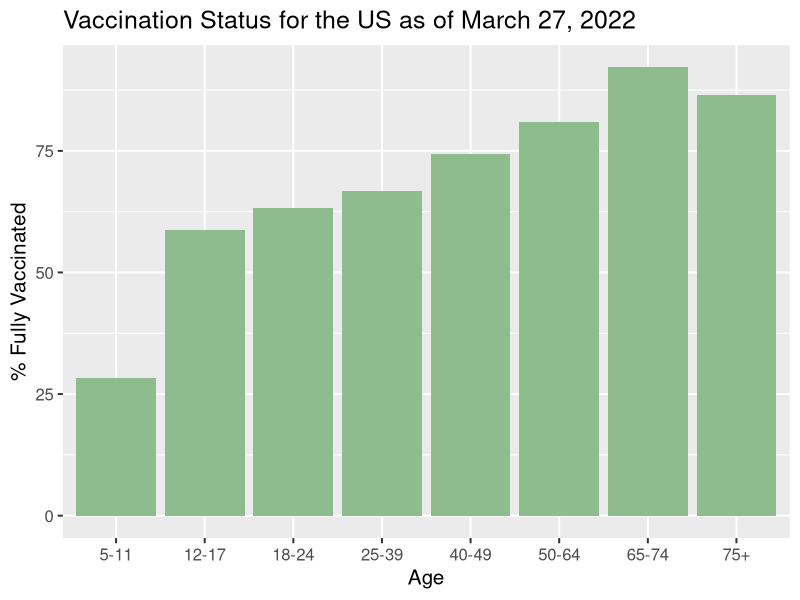
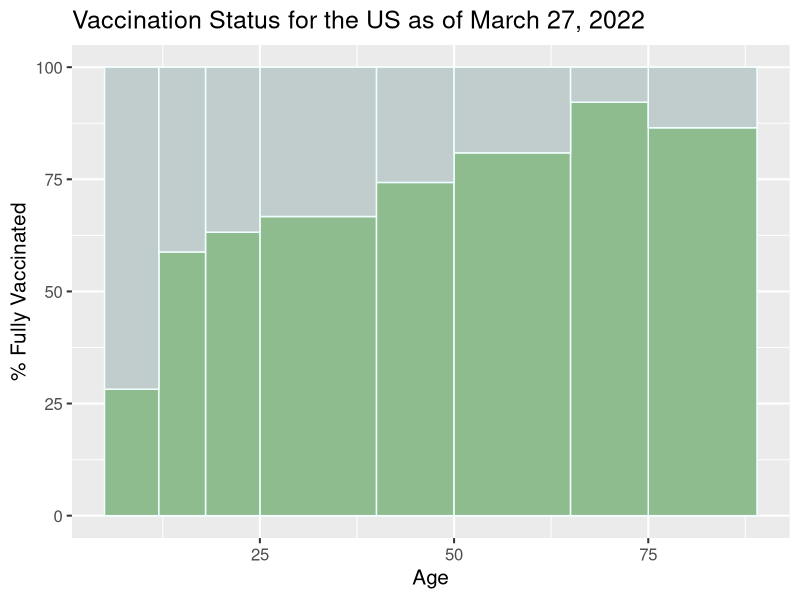
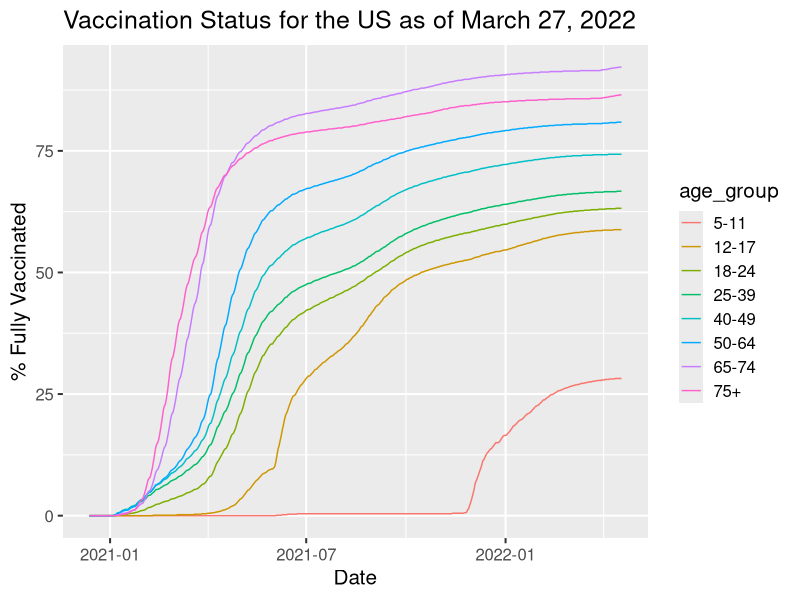
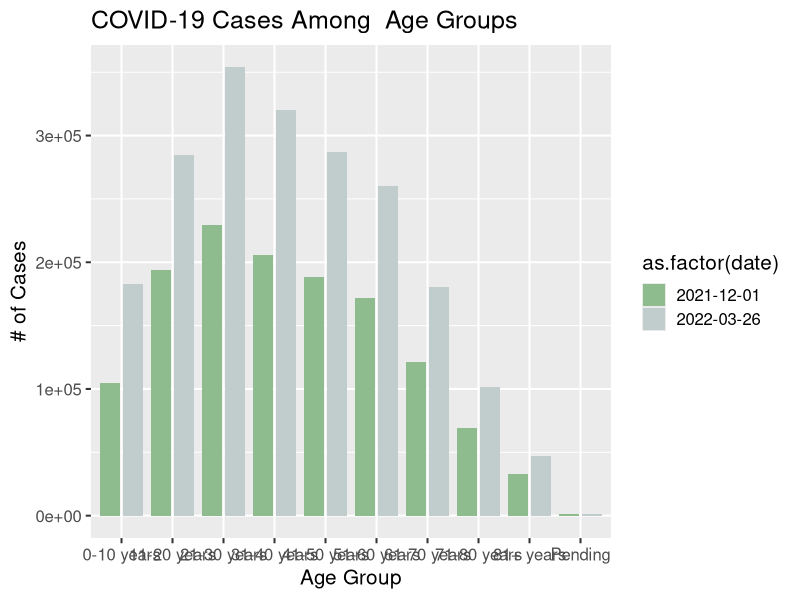
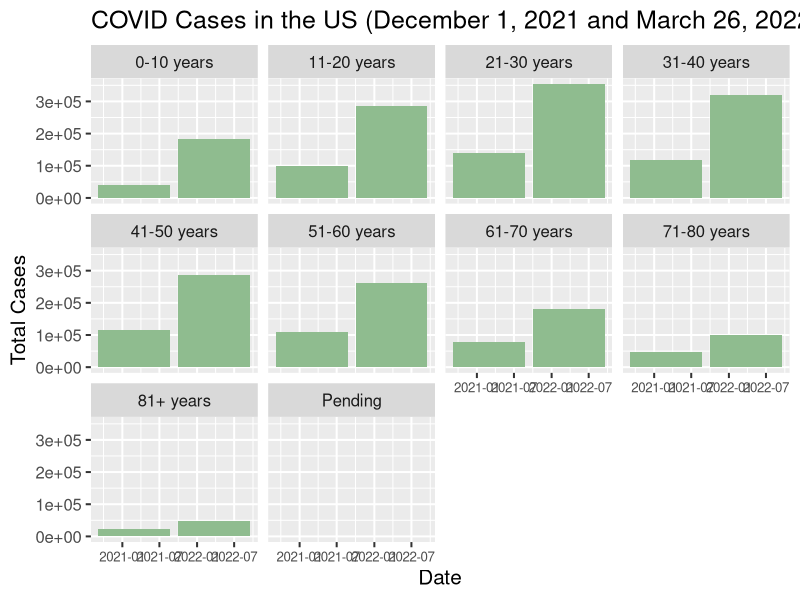
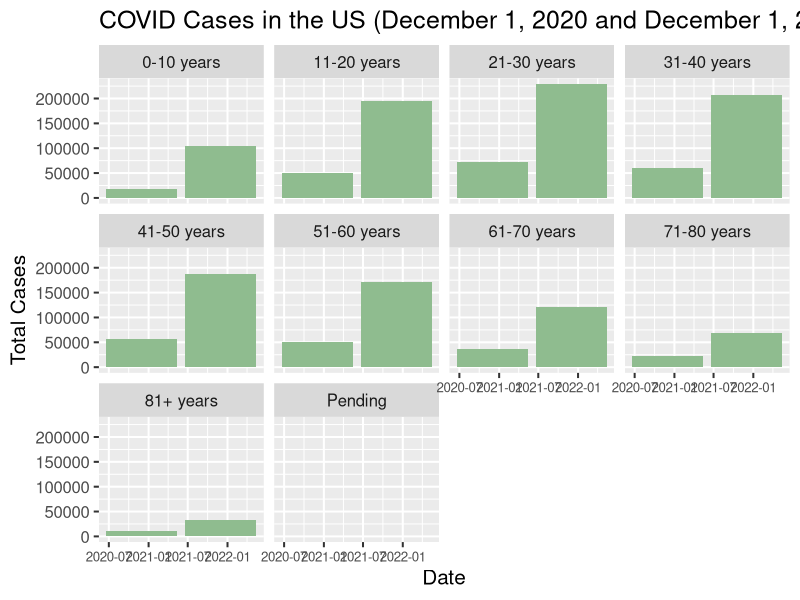
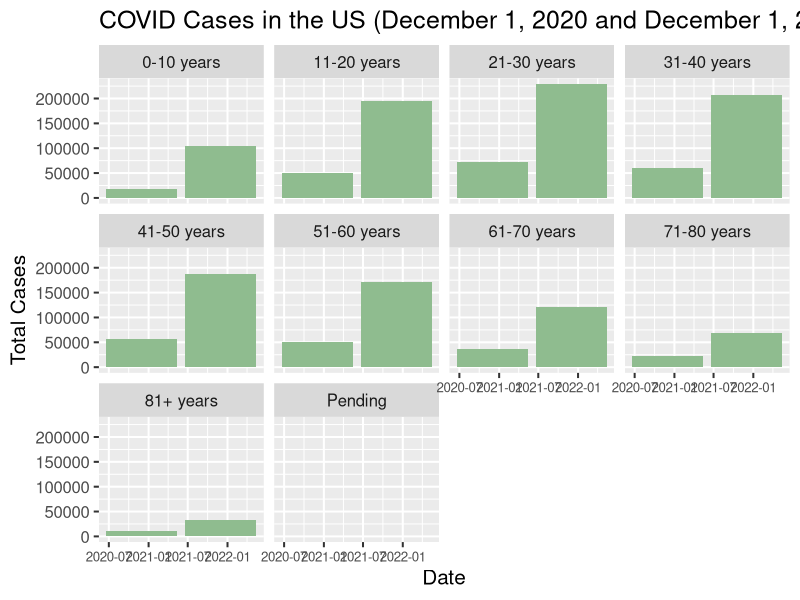

These charts were generated, in order, by the following R code:
## ---- chunk 1
knitr::opts_chunk$set(
	echo = FALSE,
	message = FALSE,
	warning = FALSE
)
## ---- chunk 2
library(tidyverse)

ages <- tibble(
  age_group = c("5-11", "12-17", "18-24", 
                "25-39", "40-49", "50-64", "65-74", "75+"),
  age_start = c(5, 12, 18, 25, 40, 50, 65, 75),
  age_end = c(12, 18, 25, 40, 50, 65, 75, 89)
) %>% 
  mutate(age_group = as_factor(age_group))

## vaccination
# raw data
vax_data <- 
  read_csv("data/COVID-19_Vaccination_Demographics_in_the_United_States_National.csv") %>% 
  filter(str_starts(Demographic_category, "Ages_")) %>% 
  rename(age_group = Demographic_category) %>% 
  mutate(
    Date = as.Date(Date, format = "%m/%d/%Y"),
    age_group=str_remove(age_group, "Ages_"),
    age_group=str_remove(age_group, "_yrs"),
    age_group=str_remove(age_group, "yrs"),
  ) %>% 
  # filter(!age_group %in% c("<12", "<5", "12-15", "16-17")) %>%
  mutate(age_group = factor(age_group, levels = ages$age_group)) %>%
  inner_join(ages) %>%
  # filter(is.na(age_group2)) %>%
  # select(starts_with("age"))
rename(
    per_vax = Series_Complete_Pop_pct_agegroup, 
    date = Date
  ) %>% 
  select(date, starts_with("age"), per_vax)
## ---- chunk 3
vax_data %>% 
  filter(date == max(date)) %>% 
  ggplot()+
  geom_col(mapping = aes(x=age_group, y=per_vax), 
           fill = "darkseagreen") +
  labs(y="% Fully Vaccinated", x="Age", title = "Vaccination Status for the US as of March 27, 2022")+
  theme_gray(base_size = 15)
## ---- chunk 4
vax_data %>% 
  filter(date == max(date)) %>% 
  ggplot()+
  geom_rect(aes(xmin = age_start, xmax = age_end, ymin = 0, ymax = per_vax), 
            fill = "darkseagreen", color = "azure") +
  geom_rect(aes(xmin = age_start, xmax = age_end, ymin = per_vax, ymax = 100), 
            fill = "azure3", color = "azure") +
  labs(y="% Fully Vaccinated", x="Age", title = "Vaccination Status for the US as of March 27, 2022")+
  theme_gray(base_size = 15)
## ---- chunk 5
# line graph 
vax_data %>% 
  ggplot(aes(x = date, y = per_vax, color = age_group)) +
  geom_line() +
  labs(y="% Fully Vaccinated", x="Date", title = "Vaccination Status for the US as of March 27, 2022")+
  theme_gray(base_size = 15)
## ---- chunk 6
library(readxl)
cases_by_age <- 
  read_excel("data/Public-Dataset-Age.XLSX") %>% 
  select(-c(AR_TOTALPERCENT, AR_NEWCASES, 
            AR_NEWPERCENT, AR_TOTALDEATHS, AR_NEWDEATHS)) %>% 
  rename(date = DATE, age_range=AGE_RANGE, total_cases=AR_TOTALCASES) %>% 
  mutate(date = as.Date(date))
## ---- chunk 7
cases_by_age %>%
  # filter(date == max(date)) %>%    # choose the last date
  filter(date == as.Date("2022-03-26") | date == as.Date("2021-12-01")) %>%   # choose a particular date
  ggplot()+
  geom_col(mapping = aes(x=age_range, y=total_cases, fill=as.factor(date)),
           position="dodge2") +
  scale_fill_manual(values=c("darkseagreen", "azure3")) +
  labs(y="# of Cases", x="Age Group", title="COVID-19 Cases Among  Age Groups") +
  theme_gray(base_size = 15)
## ---- chunk 8
cases_by_age %>% 
  filter(date == as.Date("2022-03-26") | date == as.Date("2021-03-01")) %>% 
  ggplot() +
  geom_col(mapping = aes(x = date, y = total_cases),
           fill = "darkseagreen") +
  facet_wrap(~ age_range)+
  labs(y="Total Cases", x="Date", title = "COVID Cases in the US (December 1, 2021 and March 26, 2022)")+
  theme_gray(base_size = 15)+
  theme(axis.text.x=element_text(size=rel(.8)))
## ---- chunk 9
# New multiple graph
cases_by_age %>% 
  filter(date == as.Date("2020-12-01") | date == as.Date("2021-12-01")) %>% 
  ggplot() +
  geom_col(mapping = aes(x = date, y = total_cases),
           fill = "darkseagreen") +
  facet_wrap(~ age_range)+
  labs(y="Total Cases", x="Date", title = "COVID Cases in the US (December 1, 2020 and December 1, 2021)")+
  theme_gray(base_size = 15)+
  theme(axis.text.x=element_text(size=rel(.8)))
ggsave("figs/case data.png", height = 8, width = 12, units="in", dpi=600)
## ---- chunk 10
cases_by_age %>% 
  filter(date == as.Date("2020-12-01") | date == as.Date("2021-12-01")) %>% 
  mutate(date = as.factor(lubridate::year(date))) %>% 
  pivot_wider(names_from = "date", values_from = "total_cases") %>% 
  select(-age_range) %>% 
  as.matrix() %>% 
  chisq.test()
